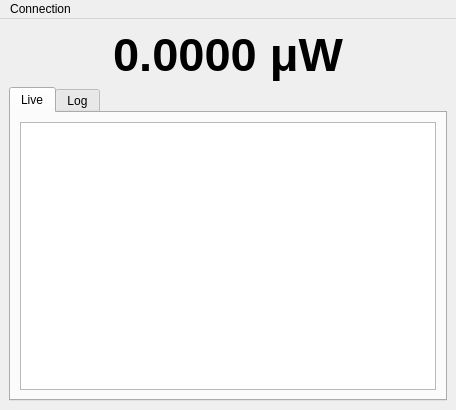
<?xml version="1.0" encoding="UTF-8"?>
<ui version="4.0">
 <class>MainWindow</class>
 <widget class="QMainWindow" name="MainWindow">
  <property name="geometry">
   <rect>
    <x>0</x>
    <y>0</y>
    <width>456</width>
    <height>410</height>
   </rect>
  </property>
  <property name="windowTitle">
   <string>Power Monitor</string>
  </property>
  <widget class="QWidget" name="centralwidget">
   <layout class="QVBoxLayout" name="verticalLayout">
    <item>
     <widget class="QLabel" name="power_label">
      <property name="font">
       <font>
        <family>Arial</family>
        <pointsize>35</pointsize>
        <weight>75</weight>
        <bold>true</bold>
       </font>
      </property>
      <property name="text">
       <string>0.0000 μW</string>
      </property>
      <property name="alignment">
       <set>Qt::AlignCenter|Qt::AlignHCenter|Qt::AlignLeading|Qt::AlignLeft|Qt::AlignVCenter</set>
      </property>
     </widget>
    </item>
    <item>
     <widget class="QTabWidget" name="tabWidget">
      <property name="currentIndex">
       <number>0</number>
      </property>
      <widget class="QWidget" name="tab">
       <attribute name="title">
        <string>Live</string>
       </attribute>
       <layout class="QVBoxLayout" name="verticalLayout_3">
        <item>
         <widget class="PlotWidget" name="plot_live"/>
        </item>
       </layout>
      </widget>
      <widget class="QWidget" name="tab_2">
       <attribute name="title">
        <string>Log</string>
       </attribute>
       <layout class="QVBoxLayout" name="verticalLayout_2">
        <item>
         <widget class="PlotWidget" name="pw2"/>
        </item>
        <item>
         <layout class="QHBoxLayout" name="_2">
          <item>
           <widget class="QPushButton" name="clear_btn">
            <property name="text">
             <string>Clear</string>
            </property>
           </widget>
          </item>
          <item>
           <widget class="QLabel" name="label">
            <property name="sizePolicy">
             <sizepolicy hsizetype="Maximum" vsizetype="Preferred">
              <horstretch>0</horstretch>
              <verstretch>0</verstretch>
             </sizepolicy>
            </property>
            <property name="text">
             <string>Logging Interval</string>
            </property>
           </widget>
          </item>
          <item>
           <widget class="QDoubleSpinBox" name="interval_spin">
            <property name="sizePolicy">
             <sizepolicy hsizetype="Maximum" vsizetype="Fixed">
              <horstretch>0</horstretch>
              <verstretch>0</verstretch>
             </sizepolicy>
            </property>
            <property name="keyboardTracking">
             <bool>false</bool>
            </property>
            <property name="suffix">
             <string notr="true"> s</string>
            </property>
            <property name="decimals">
             <number>1</number>
            </property>
            <property name="minimum">
             <double>0.100000000000000</double>
            </property>
            <property name="maximum">
             <double>60.000000000000000</double>
            </property>
            <property name="value">
             <double>10.000000000000000</double>
            </property>
           </widget>
          </item>
          <item>
           <spacer name="horizontalSpacer">
            <property name="orientation">
             <enum>Qt::Horizontal</enum>
            </property>
            <property name="sizeHint" stdset="0">
             <size>
              <width>40</width>
              <height>20</height>
             </size>
            </property>
           </spacer>
          </item>
         </layout>
        </item>
       </layout>
      </widget>
     </widget>
    </item>
   </layout>
  </widget>
  <widget class="QMenuBar" name="menubar">
   <property name="geometry">
    <rect>
     <x>0</x>
     <y>0</y>
     <width>456</width>
     <height>37</height>
    </rect>
   </property>
   <widget class="QMenu" name="menuConnection">
    <property name="title">
     <string>Connection</string>
    </property>
    <addaction name="actioncommand"/>
   </widget>
   <addaction name="menuConnection"/>
  </widget>
  <action name="actioncommand">
   <property name="text">
    <string>Commands</string>
   </property>
   <property name="toolTip">
    <string>Directly read &amp; write SCPI commands</string>
   </property>
  </action>
 </widget>
 <customwidgets>
  <customwidget>
   <class>PlotWidget</class>
   <extends>QGraphicsView</extends>
   <header>pyqtgraph</header>
  </customwidget>
 </customwidgets>
 <resources/>
 <connections/>
</ui>
